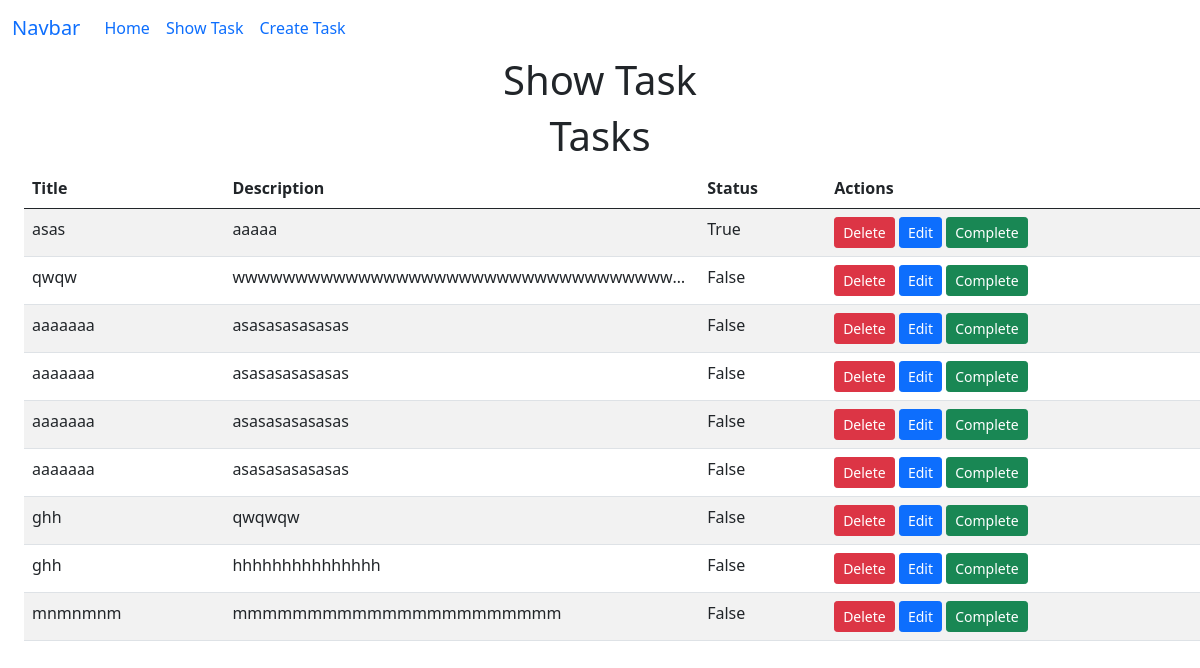
Screenshot of /show_task/ with the database file from the repository.
### task/models.py (models this page shows, shortened)
class CreateTaskModel(models.Model):
    id=models.IntegerField(primary_key=True)
    title= models.CharField(max_length=20)
    description = models.TextField(max_length=100)
    is_completed = models.BooleanField(default=False)

### task/views.py (the view)
# urls.py: path('show_task/', show_task, name="show"),
def show_task(request):
    tasks = CreateTaskModel.objects.all()
    return render(request,'show_task.html',{'tasks':tasks})

### task/templates/show_task.html
{% extends 'base.html'%}
{% block content%}
<h1 class="text-center">Show Task</h1>
<h1 class="text-center">Tasks</h1>
{% if tasks%}
<table class="table table-responsive mx-4 table-striped table-hover">
    <thead>
        <tr>
            <th>Title</th>
            <th>Description</th>
            <th>Status</th>
            <th>Actions</th>
        </tr>
    </thead>
    <tbody>
        {% for task in tasks%}
        <tr>
            <td>{{task.title}}</td>
            <td class="text-truncate" style="max-width:250px">{{task.description}}</span></td>
            <td>{{task.is_completed}}</td>
            <td>
                <a href="{% url 'delete' task.id %}"><button class="btn btn-sm btn-danger">Delete</button></a>
                <a href="{% url 'edit' task.id %}"><button class="btn btn-sm btn-primary">Edit</button></a>
                <button class="btn btn-sm  btn-success">Complete</button>
            </td>
        </tr>
        {% endfor%}
    </tbody>
</table>
{% else %}
<h1>No Data Available</h1>
{% endif%}
{% endblock%}

### task/templates/base.html (shortened to what this page needs)
<!doctype html>
<html>
<head>
  <link href="https://cdn.jsdelivr.net/npm/bootstrap@5.0.2/dist/css/bootstrap.min.css" rel="stylesheet">
</head>
<body>
  <nav class="navbar navbar-expand-lg bg-body-tertiary">
  <div class="container-fluid">
    <a class="navbar-brand" href="#">Navbar</a>
    <div class="collapse navbar-collapse" id="navbarNavAltMarkup">
      <div class="navbar-nav">
        <a class="nav-link active" aria-current="page" href="/">Home</a>
        <a class="nav-link" href="{% url 'show' %}">Show Task</a>
        <a class="nav-link" href="{% url 'create'%}">Create Task</a>
      </div>
    </div>
  </div>
</nav>
  {% block content %}
  {% endblock %}
</body>
</html>

### rows the page displays
CreateTaskModel: title "asas", description "aaaaa", is_completed "True"
CreateTaskModel: title "qwqw", description "wwwwwwwwwwwwwwwwwwwwwwwwwwwwwwwwwww…", is_completed "False"
CreateTaskModel: title "aaaaaaa", description "asasasasasasas", is_completed "False"
CreateTaskModel: title "aaaaaaa", description "asasasasasasas", is_completed "False"
CreateTaskModel: title "aaaaaaa", description "asasasasasasas", is_completed "False"
CreateTaskModel: title "aaaaaaa", description "asasasasasasas", is_completed "False"
CreateTaskModel: title "ghh", description "qwqwqw", is_completed "False"
CreateTaskModel: title "ghh", description "hhhhhhhhhhhhhhh", is_completed "False"
CreateTaskModel: title "mnmnmnm", description "mmmmmmmmmmmmmmmmmmmmmm", is_completed "False"
